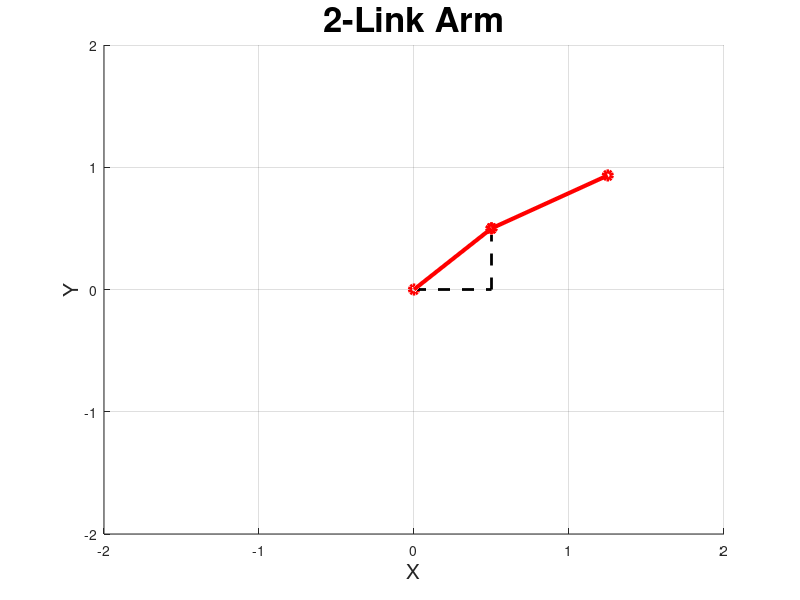

MATLAB code to generate this figure:
% 3? ????? ?? 2?? ??? ??

% Parameters ??
L1 = 1;     L2 = 1;         % ??? ??
q1 = pi/4;  q2 = -pi/12;      % xy????? ??
r1 = pi/4;  r2 = -pi/12;      % xy???? z? ????? ??


% ?? 1? ? ?? ?? ?? ? ??? ??
x1 = L1*cos(r1)*cos(q1);   Px1 = [0 x1];      % x??
y1 = L1*cos(r1)*sin(q1);   Py1 = [0 y1];      % y??
z1 = L1*cos((pi/2)-r1);    Pz1 = [0 z1];      % z??

% ?? 2? ? ?? ?? ?? ? ??? ??
x2 = x1 + L2*cos(r1+r2)*cos(q1+q2);     Px2 = [x1 x2];      % x??
y2 = y1 + L2*cos(r1+r2)*sin(q1+q2);     Py2 = [y1 y2];      % y??
z2 = z1 + L2*sin(r1+r2);                Pz2 = [z1 z2];      % z??




% ?????? ? ???? ?? plot ??
Fig = figure('Position', [300 300 600 600], 'Color', [1 1 1])
Axis = axes('parent', Fig);
hold on;
grid on;
axis([-2 2 -2 2 -0 2]);
title('2-Link Arm', 'fontsize', 25);   % ?? ??
xlabel('X', 'fontsize', 15)       % x? ?? ??
ylabel('Y', 'fontsize', 15)       % y? ?? ??
zlabel('Z', 'fontsize', 15)       % z? ?? ??

% ?? ??? ??? plot? ??? ???
p1 = plot3(Px1,Py1,Pz1, '-or','Linewidth', 3);
p2 = plot3(Px2,Py2,Pz2, '-or','Linewidth', 3);

% ??? ? ???? ? ??? ???? ??? ??
plot3([0 x1], [0 0], [0 0], '--k', 'Linewidth', 2);         % ?? -> x? ??
plot3([x1 x1], [0 y1], [0 0], '--k', 'Linewidth', 2);       % x? ?? -> x, y? ??
plot3([x1 x1], [y1 y1], [0 z1], '--k', 'Linewidth', 2);     % x, y? ?? -> x, y, z? ??

% plot3([0 x2], [0 0], [0 0], '--b', 'Linewidth', 2);         % ?? -> x? ??
% plot3([x2 x2], [0 y2], [0 0], '--b', 'Linewidth', 2);       % x? ?? -> x, y? ??
% plot3([x2 x2], [y2 y2], [0 z2], '--b', 'Linewidth', 2);     % x, y? ?? -> x, y, z? ??

set(p1, 'XData', Px1, 'YData', Py1, 'ZData', Pz1)
drawnow